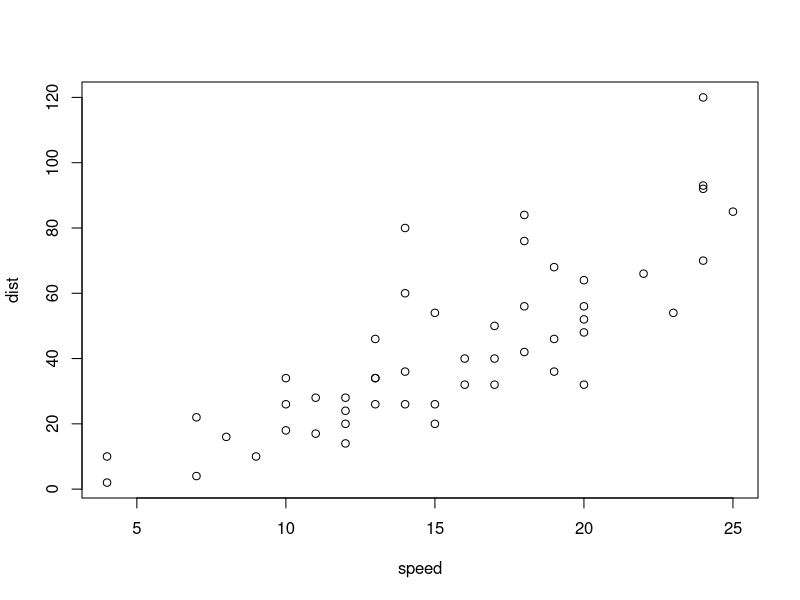
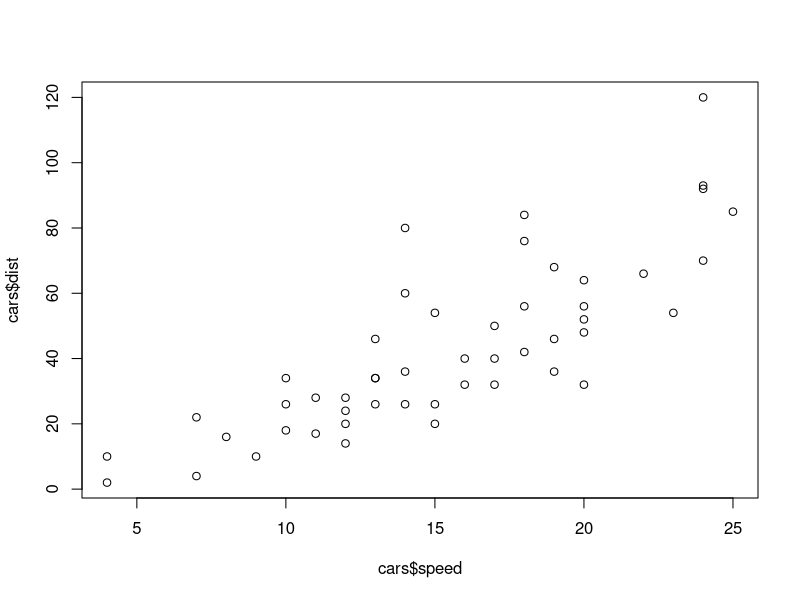
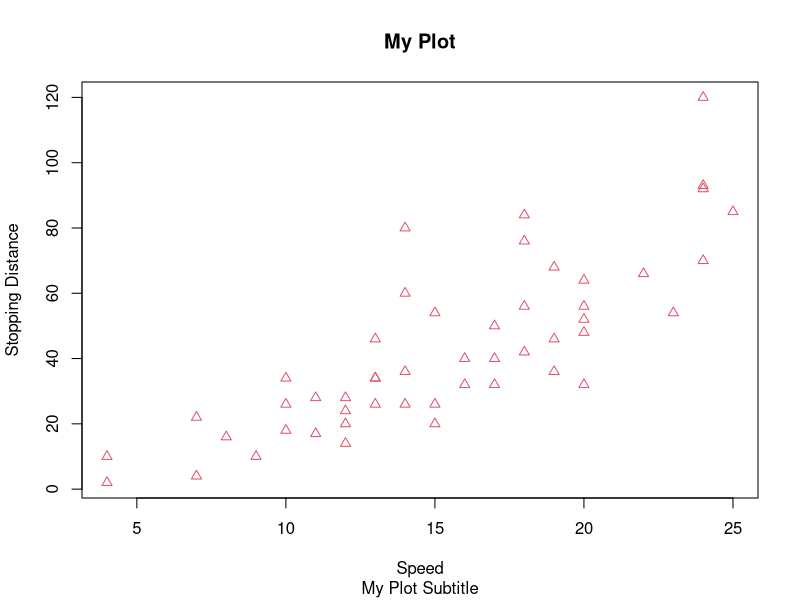
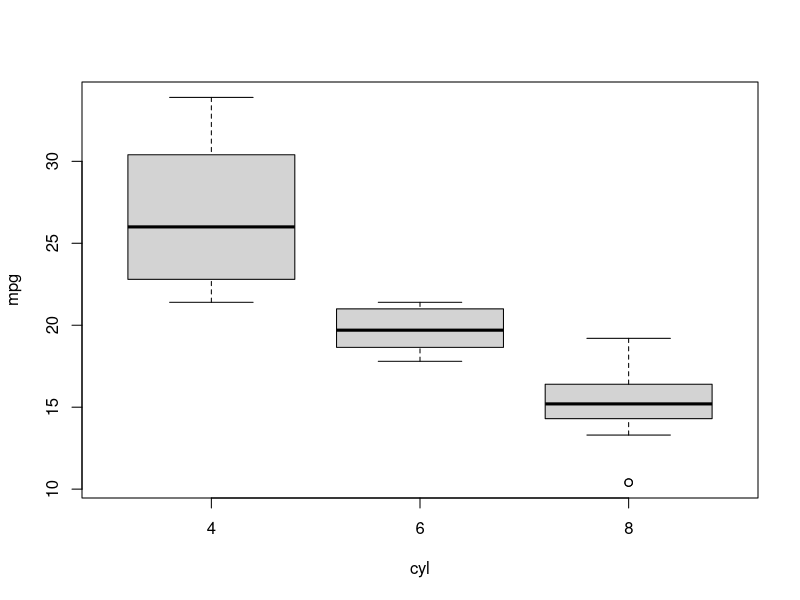
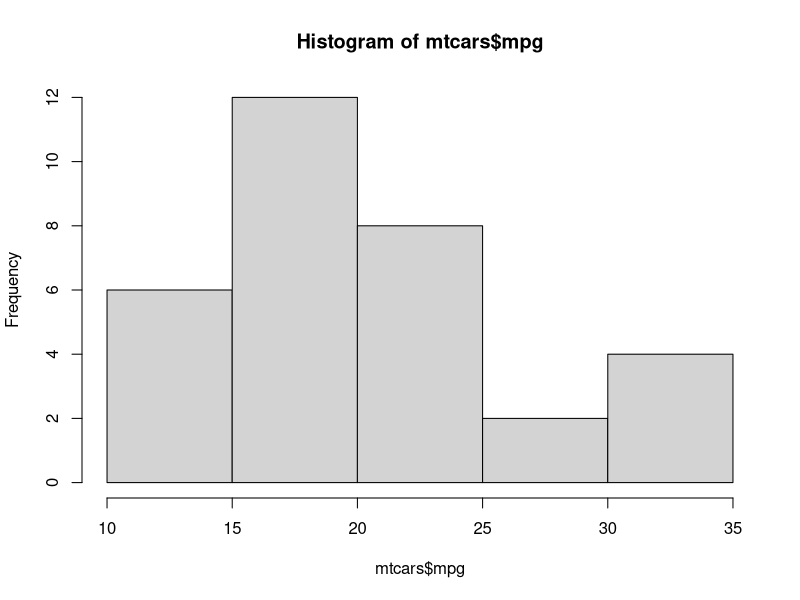

Recreate these plots in R, in order.
# Base Graphics


data(cars)
cars

head(cars)
tail(cars)
dim(cars)
names(cars)
summary(cars)


plot(cars)
plot(cars$speed, cars$dist)
plot(cars$speed, cars$dist, xlab = "Speed", ylab = "Stopping Distance", 
     main = "My Plot", sub = "My Plot Subtitle", col = 2, pch = 2)
 # for pch, see ?points

data(mtcars)
head(mtcars)
tail(mtcars)
dim(mtcars)
names(mtcars)
summary(mtcars)

boxplot(mpg ~ cyl, data = mtcars)
hist(mtcars$mpg)
